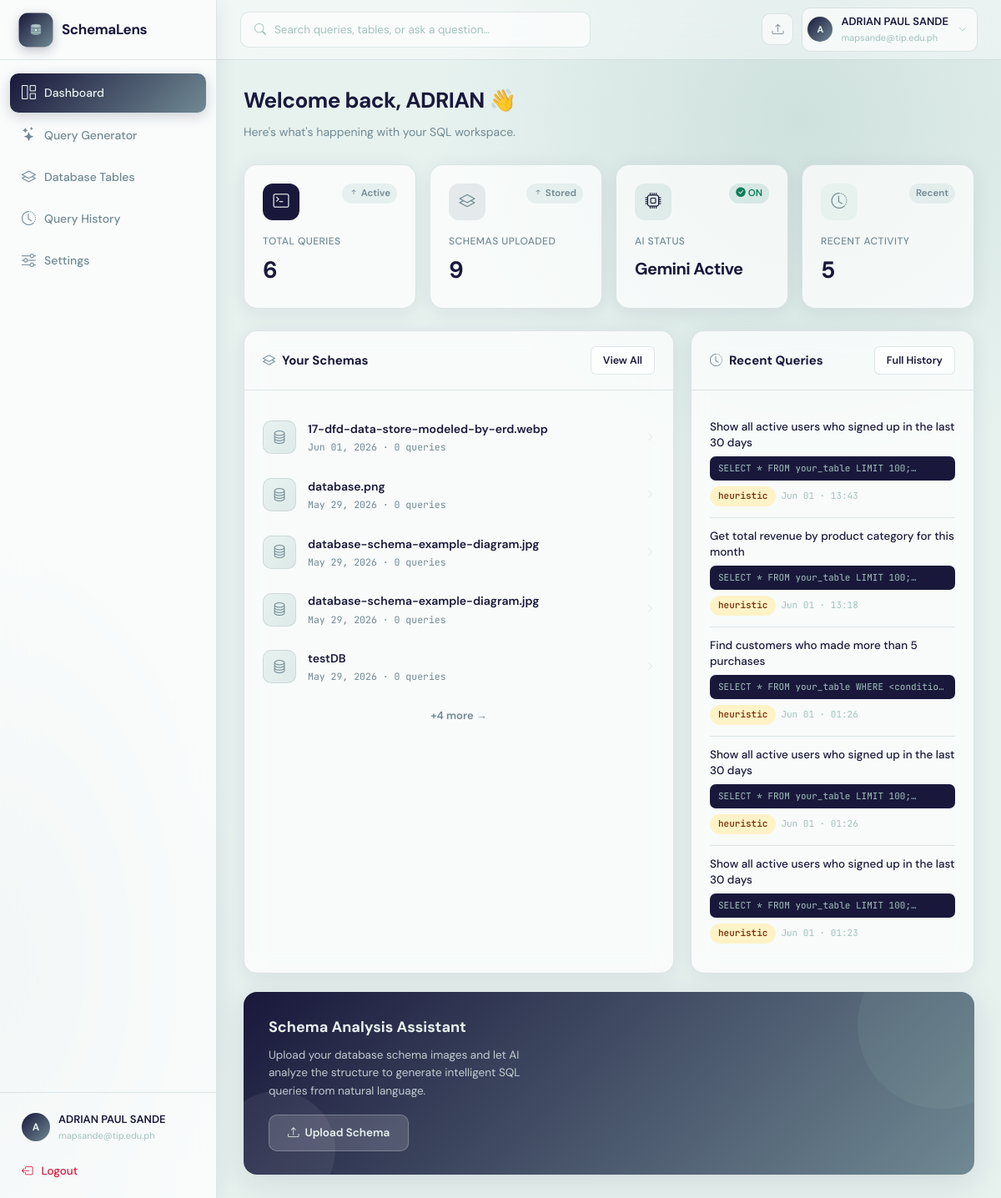
The app's page /dashboard (signed in) with its own data.
### app.py (models this page shows)
class User(UserMixin, db.Model):
    __tablename__ = "users"
    id           = db.Column(db.Integer, primary_key=True)
    name         = db.Column(db.String(120), nullable=False)
    email        = db.Column(db.String(200), unique=True, nullable=False)
    password     = db.Column(db.String(256), nullable=False)
    company      = db.Column(db.String(120), default="")
    role         = db.Column(db.String(80), default="")
    gemini_key   = db.Column(db.String(256), default="")
    created_at   = db.Column(db.DateTime, default=datetime.datetime.utcnow)
    agreement_accepted = db.Column(db.Boolean, default=False)
    agreement_accepted_at = db.Column(db.DateTime, nullable=True)
    schemas      = db.relationship("SchemaUpload", backref="owner", lazy=True,
                                   cascade="all, delete-orphan")
    queries      = db.relationship("QueryHistory", backref="owner", lazy=True,
                                   cascade="all, delete-orphan")

class SchemaUpload(db.Model):
    __tablename__ = "schema_uploads"
    id            = db.Column(db.Integer, primary_key=True)
    user_id       = db.Column(db.Integer, db.ForeignKey("users.id"), nullable=False)
    filename      = db.Column(db.String(256), nullable=False)
    original_name = db.Column(db.String(256), nullable=False)
    schema_name   = db.Column(db.String(120), default="")
    ocr_text      = db.Column(db.Text, default="")
    parsed_schema = db.Column(db.Text, default="")   # JSON
    confirmed_schema = db.Column(db.Text, default="")  # JSON — user-confirmed/edited version
    uploaded_at   = db.Column(db.DateTime, default=datetime.datetime.utcnow)
    queries       = db.relationship("QueryHistory", backref="schema", lazy=True,
                                    cascade="all, delete-orphan")

class QueryHistory(db.Model):
    __tablename__ = "query_history"
    id             = db.Column(db.Integer, primary_key=True)
    user_id        = db.Column(db.Integer, db.ForeignKey("users.id"), nullable=False)
    schema_id      = db.Column(db.Integer, db.ForeignKey("schema_uploads.id"), nullable=True)
    natural_query  = db.Column(db.Text, nullable=False)
    generated_sql  = db.Column(db.Text, default="")
    model_used     = db.Column(db.String(80), default="")
    sql_explanation = db.Column(db.Text, default="")     # Feature 2: plain-English explanation
    accuracy_score  = db.Column(db.Float, default=None)  # Feature 4: confidence score
    accuracy_notes  = db.Column(db.Text, default="")     # Feature 4: validation notes
    conversation_context = db.Column(db.Text, default="")  # Feature 3: JSON conversation history
    created_at     = db.Column(db.DateTime, default=datetime.datetime.utcnow)

### app.py (the view)
@app.route("/dashboard")
@login_required
def dashboard():
    if not current_user.agreement_accepted:
        return redirect(url_for("agreement_page", next=url_for("dashboard")))
    schemas  = SchemaUpload.query.filter_by(user_id=current_user.id)\
                .order_by(SchemaUpload.uploaded_at.desc()).all()
    recent_q = QueryHistory.query.filter_by(user_id=current_user.id)\
                .order_by(QueryHistory.created_at.desc()).limit(5).all()
    total_q  = QueryHistory.query.filter_by(user_id=current_user.id).count()
    return render_template("dashboard.html",
                           schemas=schemas, recent_queries=recent_q,
                           total_queries=total_q)

### app.py (called while the page is built)
@login_manager.user_loader
def load_user(user_id):
    return db.session.get(User, int(user_id))

### templates/dashboard.html (shortened to what this page needs)
{% extends "base.html" %}
{% block content %}
<div class="dash-header fade-in">
  <h1>Welcome back, {{ current_user.name.split()[0] }} 👋</h1>
  <p>Here's what's happening with your SQL workspace.</p>
</div>
<div class="stats-grid fade-in fade-in-1">
  <div class="stat-card">
    <div class="stat-card-top">
      <div class="stat-card-icon dark"><i class="bi bi-terminal"></i></div>
      <span class="stat-change"><i class="bi bi-arrow-up-short"></i> Active</span>
    </div>
    <div class="stat-label">Total Queries</div>
    <div class="stat-value">{{ total_queries }}</div>
  </div>
  <div class="stat-card">
    <div class="stat-card-top">
      <div class="stat-card-icon mid"><i class="bi bi-layers"></i></div>
      <span class="stat-change"><i class="bi bi-arrow-up-short"></i> Stored</span>
    </div>
    <div class="stat-label">Schemas Uploaded</div>
    <div class="stat-value">{{ schemas|length }}</div>
  </div>
  <div class="stat-card">
    <div class="stat-card-top">
      <div class="stat-card-icon {% if current_user.gemini_key %}teal{% else %}light{% endif %}"><i class="bi bi-cpu"></i></div>
      <span class="stat-change{% if current_user.gemini_key %} active{% endif %}" {% if current_user.gemini_key %}style="background:rgba(14,124,90,0.12);color:#0e7c5a;"{% endif %}>
        {% if current_user.gemini_key %}<i class="bi bi-check-circle-fill"></i> ON{% else %}No Key{% endif %}
      </span>
    </div>
    <div class="stat-label">AI Status</div>
    <div class="stat-value" style="font-size:20px;padding-top:4px;">
      {% if current_user.gemini_key %}Gemini Active{% else %}No Key Set{% endif %}
    </div>
  </div>
  <div class="stat-card">
    <div class="stat-card-top">
      <div class="stat-card-icon light"><i class="bi bi-clock-history"></i></div>
      <span class="stat-change">Recent</span>
    </div>
    <div class="stat-label">Recent Activity</div>
    <div class="stat-value">{{ recent_queries|length }}</div>
  </div>
</div>
<div class="dash-grid">
  <div class="card fade-in fade-in-2">
    <div class="card-header">
      <div class="card-title"><i class="bi bi-layers" style="color:var(--primary-mid);margin-right:8px;"></i>Your Schemas</div>
      <a href="{{ url_for('schemas') }}" class="btn btn-outline btn-sm">View All</a>
    </div>
    <div class="card-body">
      {% if schemas %}
        {% for s in schemas[:5] %}
        <a href="{{ url_for('schema_detail', schema_id=s.id) }}" style="text-decoration:none;color:inherit;display:block;">
          <div class="schema-row">
            <div class="schema-thumb"><i class="bi bi-database" style="color:var(--primary-mid);"></i></div>
            <div class="flex-1">
              <div class="schema-row-name">{{ s.schema_name or s.original_name }}</div>
              <div class="schema-row-meta">{{ s.uploaded_at.strftime('%b %d, %Y') }} · {{ s.queries|length }} queries</div>
            </div>
            <i class="bi bi-chevron-right" style="color:var(--border);font-size:11px;"></i>
          </div>
        </a>
        {% endfor %}
        {% if schemas|length > 5 %}
        <div style="text-align:center;padding:12px 0 0;">
          <a href="{{ url_for('schemas') }}" style="font-size:13px;color:var(--primary-mid);font-weight:600;text-decoration:none;">+{{ schemas|length - 5 }} more →</a>
        </div>
        {% endif %}
      {% endif %}
    </div>
  </div>
  <div class="card fade-in fade-in-3">
    <div class="card-header">
      <div class="card-title"><i class="bi bi-clock-history" style="color:var(--primary-mid);margin-right:8px;"></i>Recent Queries</div>
      <a href="{{ url_for('history') }}" class="btn btn-outline btn-sm">Full History</a>
    </div>
    <div class="card-body">
      {% if recent_queries %}
        {% for q in recent_queries %}
        <div class="query-row">
          <div class="query-row-text">{{ q.natural_query[:80] }}{% if q.natural_query|length > 80 %}…{% endif %}</div>
          <div class="query-row-sql">{{ q.generated_sql[:80] }}…</div>
          <div style="margin-top:7px;display:flex;gap:6px;align-items:center;">
            <span class="badge {{ 'badge-dark' if q.model_used != 'heuristic' else 'badge-amber' }}">{{ q.model_used }}</span>
            <span style="font-size:11px;color:var(--text-xs);font-family:var(--mono);">{{ q.created_at.strftime('%b %d · %H:%M') }}</span>
          </div>
        </div>
        {% endfor %}
      {% else %}
        <div class="empty" style="padding:36px 0;">
          <i class="bi bi-terminal"></i>
          <h4>No queries yet</h4>
          <a href="{{ url_for('query_page') }}" class="btn btn-primary mt-3" style="display:inline-flex;">Generate SQL</a>
        </div>
      {% endif %}
    </div>
  </div>
</div>
<div class="ai-panel fade-in fade-in-4">
  <h3>Schema Analysis Assistant</h3>
  <p>Upload your database schema images and let AI analyze the structure to generate intelligent SQL queries from natural language.</p>
  <a href="{{ url_for('schemas') }}" class="ai-panel-btn"><i class="bi bi-upload"></i> Upload Schema</a>
</div>
{% endblock %}

### templates/base.html (shortened to what this page needs)
<!DOCTYPE html>
<html lang="en">
<head>
  <link href="https://cdn.jsdelivr.net/npm/bootstrap-icons@1.11.3/font/bootstrap-icons.css" rel="stylesheet">
  <link rel="stylesheet" href="https://cdnjs.cloudflare.com/ajax/libs/highlight.js/11.9.0/styles/github-dark.min.css">
</head>
<body>
{% if current_user.is_authenticated %}
<aside class="sidebar">
  <a href="{{ url_for('dashboard') }}" class="sidebar-logo-link">
  <div class="sidebar-logo">
    <div class="logo-icon">
    </div>
    <span class="logo-text">SchemaLens</span>
  </div>
  </a>
  <nav class="sidebar-nav">
    <a href="{{ url_for('dashboard') }}" class="nav-item {% if request.endpoint=='dashboard' %}active{% endif %}">
      <i class="bi bi-grid-1x2"></i> Dashboard
    </a>
    <a href="{{ url_for('query_page') }}" class="nav-item {% if request.endpoint=='query_page' %}active{% endif %}">
      <i class="bi bi-stars"></i> Query Generator
    </a>
    <a href="{{ url_for('schemas') }}" class="nav-item {% if request.endpoint in ['schemas','schema_detail'] %}active{% endif %}">
      <i class="bi bi-layers"></i> Database Tables
    </a>
    <a href="{{ url_for('history') }}" class="nav-item {% if request.endpoint=='history' %}active{% endif %}">
      <i class="bi bi-clock-history"></i> Query History
    </a>
    <a href="{{ url_for('settings') }}" class="nav-item {% if request.endpoint=='settings' %}active{% endif %}">
      <i class="bi bi-sliders"></i> Settings
    </a>
  </nav>
  <div class="sidebar-footer">
    <div class="user-row">
      <div class="user-avatar">{{ current_user.name[0].upper() }}</div>
      <div>
        <div class="user-name">{{ current_user.name }}</div>
        <div class="user-email">{{ current_user.email[:26] }}{% if current_user.email|length > 26 %}…{% endif %}</div>
      </div>
    </div>
    <a href="{{ url_for('logout') }}" class="logout-link">
      <i class="bi bi-box-arrow-left"></i> Logout
    </a>
  </div>
</aside>
<header class="topbar">
  <div class="search-box">
    <i class="bi bi-search"></i>
    <input type="text" placeholder="Search queries, tables, or ask a question…">
  </div>
  <div class="topbar-right">
    <a href="{{ url_for('schemas') }}" class="icon-btn" title="Upload Schema"><i class="bi bi-upload"></i></a>
    <div class="topbar-user-wrapper" id="topbarUserWrapper">
      <div class="topbar-user">
        <div class="user-avatar" style="width:30px;height:30px;font-size:11px;">{{ current_user.name[0].upper() }}</div>
        <div>
          <div class="name">{{ current_user.name }}</div>
          <div class="email">{{ current_user.email[:22] }}{% if current_user.email|length>22 %}…{% endif %}</div>
        </div>
        <i class="bi bi-chevron-down chevron-icon"></i>
      </div>
    </div>
  </div>
</header>
<div class="main">
  <div class="page">
    {% block content %}{% endblock %}
  </div>
</div>
{% else %}
{% block auth_content %}{% endblock %}
{% endif %}
</body>
</html>

### templates/dashboard.html (style rules this page uses)
.dash-header { margin-bottom: 28px; }
.dash-header h1 { font-size: 26px; font-weight: 700; letter-spacing: -.5px; margin-bottom: 5px; }
.dash-header p { font-size: 14px; color: var(--text-soft); }
.stats-grid { display: grid; grid-template-columns: repeat(4,1fr); gap: 16px; margin-bottom: 26px; }
.stat-card { background: var(--card-bg); backdrop-filter: blur(12px); border: 1px solid var(--border); border-radius: var(--radius); padding: 22px; box-shadow: var(--shadow); transition: transform .2s, box-shadow .2s; }
.stat-card-top { display: flex; align-items: flex-start; justify-content: space-between; margin-bottom: 16px; }
.stat-card-icon { width: 44px; height: 44px; border-radius: 12px; display: flex; align-items: center; justify-content: center; font-size: 19px; }
.stat-card-icon.dark { background: var(--primary); color: var(--primary-xlight); }
.stat-card-icon.mid { background: rgba(112,137,147,0.15); color: var(--primary-mid); }
.stat-card-icon.light { background: var(--primary-xlight); color: var(--primary-mid); }
.stat-card-icon.teal { background: rgba(161,194,189,0.25); color: var(--primary); }
.stat-change { display: inline-flex; align-items: center; gap: 3px; font-size: 11.5px; font-weight: 600; padding: 3px 8px; border-radius: 100px; background: rgba(161,194,189,0.2); color: var(--primary-mid); }
.stat-label { font-size: 12px; color: var(--text-soft); margin-bottom: 3px; font-weight: 500; text-transform: uppercase; letter-spacing: .04em; }
.stat-value { font-size: 28px; font-weight: 700; letter-spacing: -.6px; color: var(--text); }
.dash-grid { display: grid; grid-template-columns: 1fr 340px; gap: 20px; }
.schema-row { display: flex; align-items: center; gap: 14px; padding: 13px 0; border-bottom: 1px solid var(--border); transition: opacity .15s; }
.schema-row:last-child { border-bottom: none; }
.schema-thumb { width: 40px; height: 40px; border-radius: 10px; background: linear-gradient(135deg, var(--primary-xlight), rgba(161,194,189,0.3)); display: flex; align-items: center; justify-content: center; font-size: 17px; flex-shrink: 0; border: 1px solid var(--border); }
.schema-row-name { font-size: 14px; font-weight: 600; }
.schema-row-meta { font-size: 11.5px; color: var(--text-soft); margin-top: 2px; font-family: var(--mono); }
.query-row { padding: 13px 0; border-bottom: 1px solid var(--border); }
.query-row:last-child { border-bottom: none; }
.query-row-text { font-size: 13.5px; color: var(--text); margin-bottom: 6px; line-height: 1.4; font-weight: 500; }
.query-row-sql { font-family: var(--mono); font-size: 11px; color: var(--primary-light); background: var(--primary); border-radius: 7px; padding: 6px 10px; overflow: hidden; text-overflow: ellipsis; white-space: nowrap; }
.ai-panel { background: linear-gradient(135deg, var(--primary) 0%, var(--primary-mid) 100%); border-radius: var(--radius); padding: 28px 30px; color: var(--primary-xlight); margin-top: 22px; position: relative; overflow: hidden; box-shadow: var(--shadow-lg); }
.ai-panel::before { content: ''; position: absolute; top: -60px; right: -60px; width: 200px; height: 200px; border-radius: 50%; background: rgba(161,194,189,0.1); }
.ai-panel::after { content: ''; position: absolute; bottom: -40px; left: -30px; width: 140px; height: 140px; border-radius: 50%; background: rgba(231,242,239,0.07); }
.ai-panel h3 { font-size: 18px; font-weight: 700; margin-bottom: 8px; position: relative; }
.ai-panel p { font-size: 13.5px; opacity: .8; margin-bottom: 18px; max-width: 320px; line-height: 1.6; position: relative; }
.ai-panel-btn { background: rgba(255,255,255,0.15); color: var(--primary-xlight); border: 1.5px solid rgba(255,255,255,0.25); border-radius: var(--radius-sm); padding: 10px 22px; font-family: var(--font); font-size: 13.5px; font-weight: 600; text-decoration: none; display: inline-flex; align-items: center; gap: 7px; transition: all .2s; position: relative; }

### records on screen
User: name "A", name "ADRIAN PAUL SANDE", email "mapsande@tip.edu.ph", name "ADRIAN"
SchemaUpload: schema_name "17-dfd-data-store-modeled-by-erd.webp", uploaded_at "Jun 01, 2026", queries|length "0"
SchemaUpload: schema_name "database.png", uploaded_at "May 29, 2026", queries|length "0"
SchemaUpload: schema_name "database-schema-example-diagram.jpg", uploaded_at "May 29, 2026", queries|length "0"
SchemaUpload: schema_name "database-schema-example-diagram.jpg", uploaded_at "May 29, 2026", queries|length "0"
SchemaUpload: schema_name "testDB", uploaded_at "May 29, 2026", queries|length "0"
QueryHistory: natural_query "Show all active users who signed up in the last 30 days", generated_sql "SELECT * FROM your_table LIMIT 100;", model_used "heuristic", created_at "Jun 01 · 13:43"
QueryHistory: natural_query "Get total revenue by product category for this month", generated_sql "SELECT * FROM your_table LIMIT 100;", model_used "heuristic", created_at "Jun 01 · 13:18"
QueryHistory: natural_query "Find customers who made more than 5 purchases", generated_sql "SELECT * FROM your_table WHERE <conditio…", model_used "heuristic", created_at "Jun 01 · 01:26"
QueryHistory: natural_query "Show all active users who signed up in the last 30 days", generated_sql "SELECT * FROM your_table LIMIT 100;", model_used "heuristic", created_at "Jun 01 · 01:26"
QueryHistory: natural_query "Show all active users who signed up in the last 30 days", generated_sql "SELECT * FROM your_table LIMIT 100;", model_used "heuristic", created_at "Jun 01 · 01:23"

### other values on screen
{{ total_queries }} "6"
{{ schemas|length }} "9"
{{ recent_queries|length }} "5"
{{ schemas|length - 5 }} "4"
